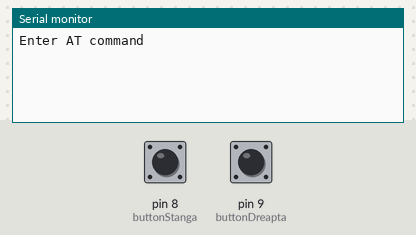
This sketch was run on a simulated Arduino Uno, built with avr-gcc and run on an emulated ATmega328P. On the bench: the last lines printed to the serial monitor. Inputs (shaded band) come from the test bench; at power-on: pin 8 (buttonStanga) HIGH, pin 9 (buttonDreapta) HIGH.

Above: at 1.2 s.
1.3 s: pin 8 (buttonStanga) pulled LOW for 0.15 s
At 2.2 s:
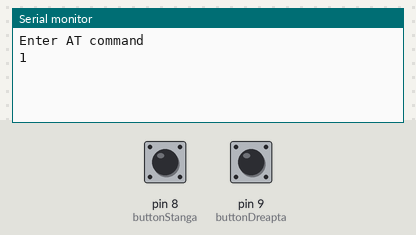
2.9 s: pin 9 (buttonDreapta) pulled LOW for 0.15 s
At 3.4 s:
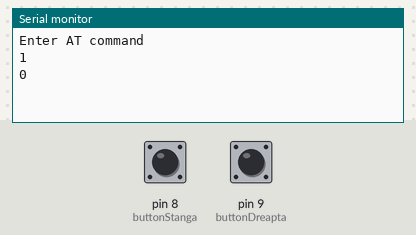

Measured:
- after the input at 1.3 s, the serial monitor: prints a new line at once (image 1)
- after the input at 2.9 s, the serial monitor: prints a new line at once (image 2)

The sketch:

master.ino
```cpp
// constants won't change. They're used here to set pin numbers:
#include <SoftwareSerial.h>

const int buttonStanga = 8;
const int buttonDreapta = 9;

int buttonStateStanga = 0;
int buttonStateDreapta = 0;
int buttonstanga=LOW;
int buttondreapta=LOW;

SoftwareSerial mySerial(3,2);

void setup() {
  // initialize the pushbutton pin as an input:
  pinMode(buttonStanga, INPUT_PULLUP);
  pinMode(buttonDreapta, INPUT_PULLUP);
  mySerial.begin(9600);
  Serial.begin(9600);
  Serial.println("Enter AT command");
}

void loop() {

  buttonStateDreapta = digitalRead(buttonDreapta);
  buttonStateStanga = digitalRead(buttonStanga);

  if(buttonStateStanga!=buttonstanga){
  if (buttonStateStanga == LOW) {
    mySerial.println("1");
    Serial.println("1");
    buttonstanga=LOW;
  }
  else
  {
    delay(100);
    buttonstanga=buttonStateStanga;}
  }

   if(buttonStateDreapta!=buttondreapta){
  if (buttonStateDreapta == LOW) {
    mySerial.println("0");
    Serial.println("0");
    buttondreapta=LOW;
  }
  else
  {
    delay(100);
    buttondreapta=buttonStateDreapta;}
  }

  /*
   if(mySerial.available())
  {
  Serial.write((mySerial.read()));
  }
  if(Serial.available())
  {
   mySerial.write((Serial.read()));
   }*/

}
```
